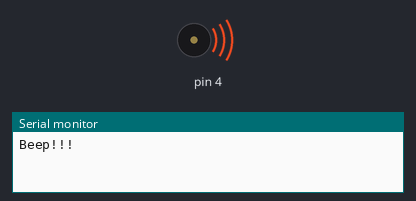
This sketch was run on a simulated Arduino Uno, built with avr-gcc and run on an emulated ATmega328P. On the bench: buzzer (waves = sounding), the last lines printed to the serial monitor.

Above: at 0.1 s.
At 1.1 s:
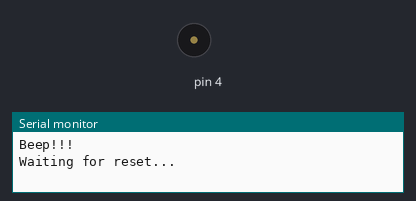
Timing chart, 0 to 2.6 s (numbered marks = the images above):
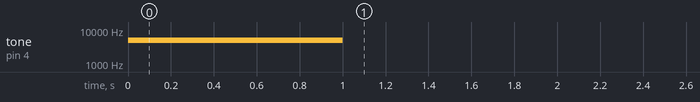

The sketch:

BOEbot_sounder_act5.ino
```cpp
/*
 * Robotics with the BOE Shield - StartResetIndicator
 * Test the piezospeaker circuit.
 */

void setup()                                 // Built in initialization block
{
  Serial.begin(9600);
  Serial.println("Beep!!!");

  tone(4, 5000, 1000);                       // Play tone for 1 second
  delay(1000);                               // Delay to finish tone
}

void loop()                                  // Main loop auto-repeats
{
  Serial.println("Waiting for reset...");
  delay(1000);
}
```
